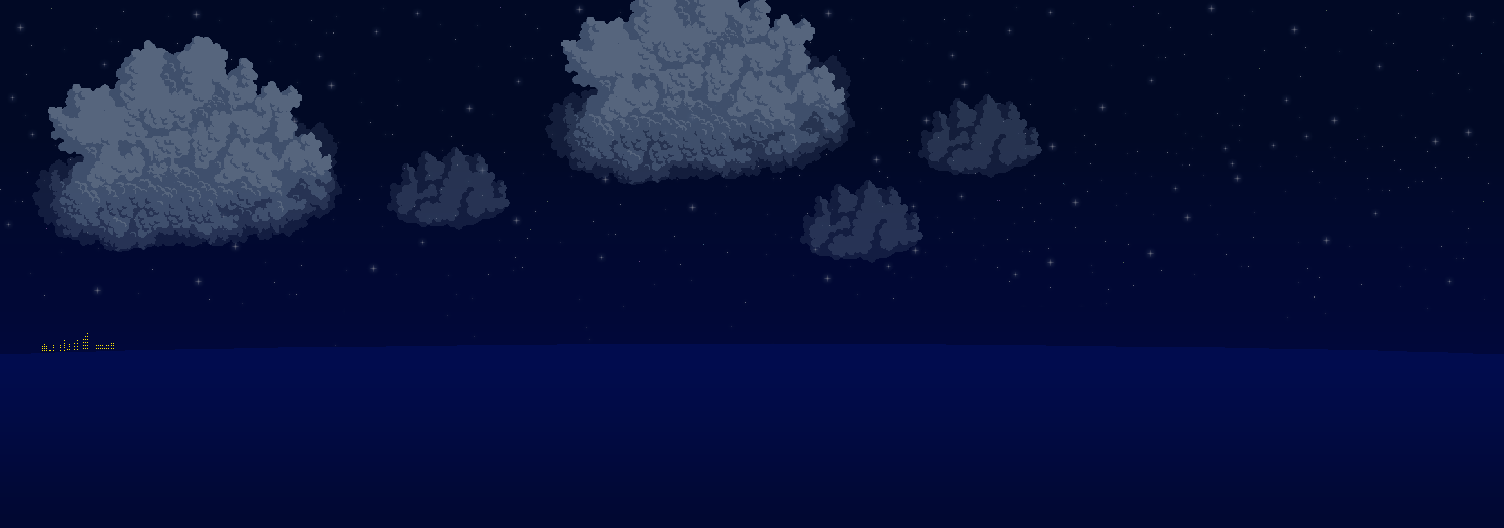

This is a level from a 2D game, rendered from its Tiled map with the project's own tilesets. A one-line summary and the map file follow, with tile-layer data summarised:
An orthogonal 94x33 tile map with 16x16 px tiles, 3 tile layers (Back, Buildings, Front).

<map version="1.5" tiledversion="1.7.2" orientation="orthogonal" renderorder="right-down" width="94" height="33" tilewidth="16" tileheight="16" infinite="0" nextlayerid="7" nextobjectid="1">
 <properties>
  <property name="Outdoors" value="T" />
 </properties>
 <tileset firstgid="1" name="Sky" tilewidth="16" tileheight="16" tilecount="3102" columns="94">
  <image source="Sky_Rain_Night.png" width="1504" height="528" />
 </tileset>
 <layer id="1" name="Back" width="94" height="33">
  <data>[3102 cells, 3102 non-empty, 3102 distinct tile ids]</data>
 </layer>
 <objectgroup id="2" name="Back" />
 <layer id="4" name="Buildings" width="94" height="33">
  <data>[3102 cells, 0 non-empty, 0 distinct tile ids]</data>
 </layer>
 <objectgroup id="3" name="Buildings" />
 <layer id="5" name="Front" width="94" height="33">
  <data>[3102 cells, 0 non-empty, 0 distinct tile ids]</data>
 </layer>
 <objectgroup id="6" name="Front" />
</map>
